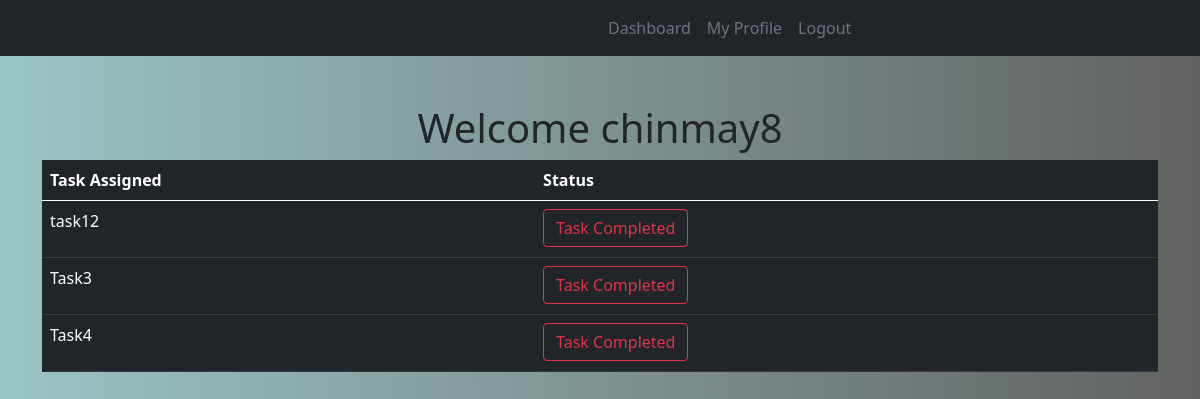
/employee/3 (signed in), run on the app's committed database.
### employees/models.py (models this page shows, shortened)
class Task(models.Model):
    STATUS = (
        ('completed','completed'),
        ('pending','pending'),
    )
    task = models.CharField(max_length=200, null=True)
    employee = models.ForeignKey(Employee, null=True, on_delete=models.CASCADE)

### employees/views.py (the view)
# urls.py: path('employee/<str:pk1>',views.tasks, name='dashboard'),
@login_required(login_url="login")
def tasks(request, pk1):
    emp = Employee.objects.get(id=pk1)
    tasks = emp.task_set.all()
    return render(request, 'employees/dashboard.html',{'tasks':tasks})

### employees/templates/employees/dashboard.html (shortened to what this page needs)
{% extends 'employees/main.html' %}
{% block content %}
<h1 class="text-center">Welcome {{user.username }}</h1>
<table class="table table-dark mt-1">
    <thead>
      <tr>
        <th scope="col">Task Assigned</th>
        <th scope="col">Status</th>
      </tr>
    </thead>
    <tbody>
        {% for task in tasks %}
      <tr>
        <td><p class="text-white">{{ task.task }}</p></td>
        <td>
         <a href="{% url 'del-task' task.id %}" class="btn btn-outline-danger">Task Completed</a>
        </td>
      </tr>
      {% endfor %}
    </tbody>
  </table>
{% endblock %}

### employees/templates/employees/main.html (style rules this page uses)
body { background: #616161; background: -webkit-linear-gradient(to right, #9bc5c3, #616161); background: linear-gradient(to right, #9bc5c3, #616161); }

### data on the page
Task: task "task12"
Task: task "Task3"
Task: task "Task4"

### other printed values
{{ user.username }} "chinmay8"
